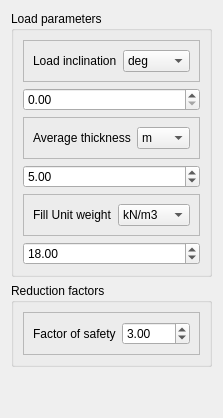
         <widget class="QWidget" name="tab_7">
          <attribute name="title">
           <string>Load parameters</string>
          </attribute>
          <layout class="QVBoxLayout" name="verticalLayout_9">
           <item>
            <widget class="QGroupBox" name="groupBox_3">
             <property name="title">
              <string>Load parameters</string>
             </property>
             <layout class="QVBoxLayout" name="verticalLayout_7">
              <item>
               <widget class="QFrame" name="frame_9">
                <property name="minimumSize">
                 <size>
                  <width>0</width>
                  <height>40</height>
                 </size>
                </property>
                <property name="frameShape">
                 <enum>QFrame::Shape::StyledPanel</enum>
                </property>
                <property name="frameShadow">
                 <enum>QFrame::Shadow::Raised</enum>
                </property>
                <layout class="QHBoxLayout" name="horizontalLayout_8">
                 <item>
                  <widget class="QLabel" name="label_15">
                   <property name="text">
                    <string>Load inclination</string>
                   </property>
                  </widget>
                 </item>
                 <item>
                  <widget class="QComboBox" name="comboBox_6">
                   <property name="maximumSize">
                    <size>
                     <width>90</width>
                     <height>16777215</height>
                    </size>
                   </property>
                   <item>
                    <property name="text">
                     <string>deg</string>
                    </property>
                   </item>
                   <item>
                    <property name="text">
                     <string>rad</string>
                    </property>
                   </item>
                  </widget>
                 </item>
                </layout>
               </widget>
              </item>
              <item>
               <widget class="QDoubleSpinBox" name="doubleSpinBox_8"/>
              </item>
              <item>
               <widget class="QFrame" name="frame_26">
                <property name="frameShape">
                 <enum>QFrame::Shape::StyledPanel</enum>
                </property>
                <property name="frameShadow">
                 <enum>QFrame::Shadow::Raised</enum>
                </property>
                <layout class="QHBoxLayout" name="horizontalLayout_16">
                 <item>
                  <widget class="QLabel" name="label_34">
                   <property name="text">
                    <string>Average thickness</string>
                   </property>
                  </widget>
                 </item>
                 <item>
                  <widget class="QComboBox" name="comboBox_7">
                   <property name="maximumSize">
                    <size>
                     <width>90</width>
                     <height>40</height>
                    </size>
                   </property>
                   <item>
                    <property name="text">
                     <string>m</string>
                    </property>
                   </item>
                   <item>
                    <property name="text">
                     <string>cm</string>
                    </property>
                   </item>
                   <item>
                    <property name="text">
                     <string>ft</string>
                    </property>
                   </item>
                   <item>
                    <property name="text">
                     <string>in</string>
                    </property>
                   </item>
                  </widget>
                 </item>
                </layout>
               </widget>
              </item>
              <item>
               <widget class="QDoubleSpinBox" name="doubleSpinBox_5">
                <property name="value">
                 <double>5.000000000000000</double>
                </property>
               </widget>
              </item>
              <item>
               <widget class="QFrame" name="frame_27">
                <property name="frameShape">
                 <enum>QFrame::Shape::StyledPanel</enum>
                </property>
                <property name="frameShadow">
                 <enum>QFrame::Shadow::Raised</enum>
                </property>
                <layout class="QHBoxLayout" name="horizontalLayout_17">
                 <item>
                  <widget class="QLabel" name="label_35">
                   <property name="text">
                    <string>Fill Unit weight</string>
                   </property>
                  </widget>
                 </item>
                 <item>
                  <widget class="QComboBox" name="comboBox_12">
                   <property name="maximumSize">
                    <size>
                     <width>90</width>
                     <height>16777215</height>
                    </size>
                   </property>
                   <item>
                    <property name="text">
                     <string>kN/m3</string>
                    </property>
                   </item>
                   <item>
                    <property name="text">
                     <string>kgf/cm3</string>
                    </property>
                   </item>
                   <item>
                    <property name="text">
                     <string>tonf/m3</string>
                    </property>
                   </item>
                  </widget>
                 </item>
                </layout>
               </widget>
              </item>
              <item>
               <widget class="QDoubleSpinBox" name="doubleSpinBox_12">
                <property name="value">
                 <double>18.000000000000000</double>
                </property>
               </widget>
              </item>
             </layout>
            </widget>
           </item>
           <item>
            <widget class="QGroupBox" name="groupBox_4">
             <property name="title">
              <string>Reduction factors</string>
             </property>
             <layout class="QVBoxLayout" name="verticalLayout_10">
              <item>
               <widget class="QFrame" name="frame_14">
                <property name="frameShape">
                 <enum>QFrame::Shape::StyledPanel</enum>
                </property>
                <property name="frameShadow">
                 <enum>QFrame::Shadow::Raised</enum>
                </property>
                <layout class="QHBoxLayout" name="horizontalLayout_13">
                 <item>
                  <widget class="QLabel" name="label_20">
                   <property name="text">
                    <string>Factor of safety</string>
                   </property>
                  </widget>
                 </item>
                 <item>
                  <widget class="QDoubleSpinBox" name="doubleSpinBox_9">
                   <property name="maximumSize">
                    <size>
                     <width>90</width>
                     <height>16777215</height>
                    </size>
                   </property>
                   <property name="value">
                    <double>3.000000000000000</double>
                   </property>
                  </widget>
                 </item>
                </layout>
               </widget>
              </item>
             </layout>
            </widget>
           </item>
           <item>
            <spacer name="verticalSpacer_5">
             <property name="orientation">
              <enum>Qt::Orientation::Vertical</enum>
             </property>
             <property name="sizeHint" stdset="0">
              <size>
               <width>20</width>
               <height>40</height>
              </size>
             </property>
            </spacer>
           </item>
          </layout>
         </widget>
